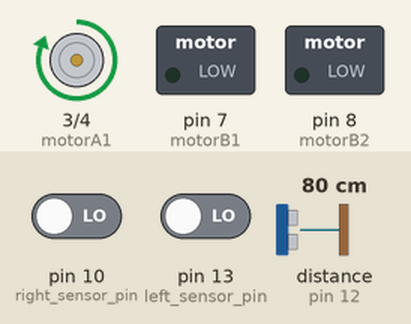
A sketch run on a simulated Arduino Uno, built with avr-gcc and run on an emulated ATmega328P. On the bench: motor-driver pin pairs drawn as motors (green arrow = first pin HIGH = forward, orange = second pin HIGH = backward, longer = more drive), switched loads named in the sketch (green lamp = pin HIGH). Wiring (inferred from the names in the program): ultrasonic range finder: trigger pin 11; echo pin 12. The inputs (shaded band) are chosen by the test bench; at power-on: pin 10 (right_sensor_pin) LOW, pin 13 (left_sensor_pin) LOW, distance to the obstacle (sensor on pin 12) 80 cm. The echo pulse lasts 58.3 µs per cm; pins used as bus, display or sensor lines are not drawn; what the sketch prints to the serial monitor is not drawn.

Above: at 7.2 s.
7.3 s: pin 10 (right_sensor_pin) driven HIGH
At 8.5 s:
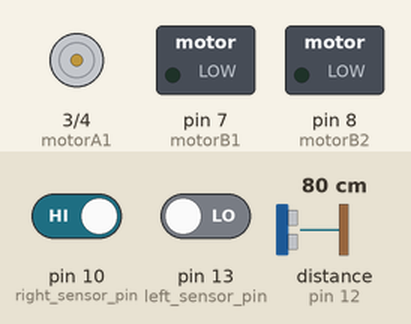
10.3 s: pin 10 (right_sensor_pin) driven LOW
At 10.8 s:
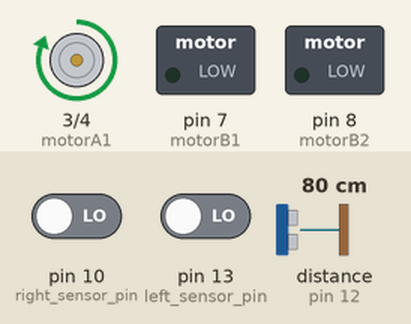
Timing chart, 0 to 13.3 s (numbered marks = the images above; inputs shaded):
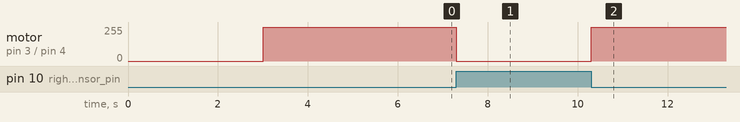

Measured:
- after the input at 7.3 s, motor on pin 3 (motorA1) / pin 4 (motorA2): forward 255/255 → stopped at once
- after the input at 10.3 s, motor on pin 3 (motorA1) / pin 4 (motorA2): stopped → forward 255/255 at once

The sketch:

hand_sant.ino
```cpp
int vSpeed = 110;
int turn_speed = 230;       // 0 - 255  max
  int t_p_speed = 125;
  int stop_distance = 12;
  int turn_delay = 10;


//HC-SR04 Sensor connection
  const int trigPin = 11;
  const int echoPin = 12;

//L293 Connection
  const int motorA1      = 3;
  const int motorA2      = 4;
  const int motorAspeed  = 5;
  const int motorB1      = 7;
  const int motorB2      = 8;
  const int motorBspeed  =6;

//Sensor Connection
  const int left_sensor_pin =13;
  const int right_sensor_pin =10;


  int turnspeed;
  int left_sensor_state;
  int right_sensor_state;

  long duration;
  int distance;

void setup() {
  pinMode(motorA1, OUTPUT);
  pinMode(motorA2, OUTPUT);
  pinMode(motorB1, OUTPUT);
  pinMode(motorB2, OUTPUT);

  pinMode(trigPin, OUTPUT);
  pinMode(echoPin, INPUT);

  Serial.begin(9600);

  delay(3000);

}

void loop() {

  digitalWrite(trigPin, LOW);
  delayMicroseconds(2);
  digitalWrite(trigPin, HIGH);
  delayMicroseconds(10);
  digitalWrite(trigPin, LOW);
  duration = pulseIn(echoPin, HIGH);

  distance= duration*0.034/2;
  Serial.print("Distance: ");
  Serial.println(distance);


left_sensor_state = digitalRead(left_sensor_pin);
right_sensor_state = digitalRead(right_sensor_pin);

if(left_sensor_state == HIGH || right_sensor_state == HIGH)
{
  digitalWrite (motorA1,LOW);

  //digitalWrite(motorA2,LOW);
}

else
{
  digitalWrite (motorA1,HIGH);
  //digitalWrite(motorA2,HIGH);
}
}
```
